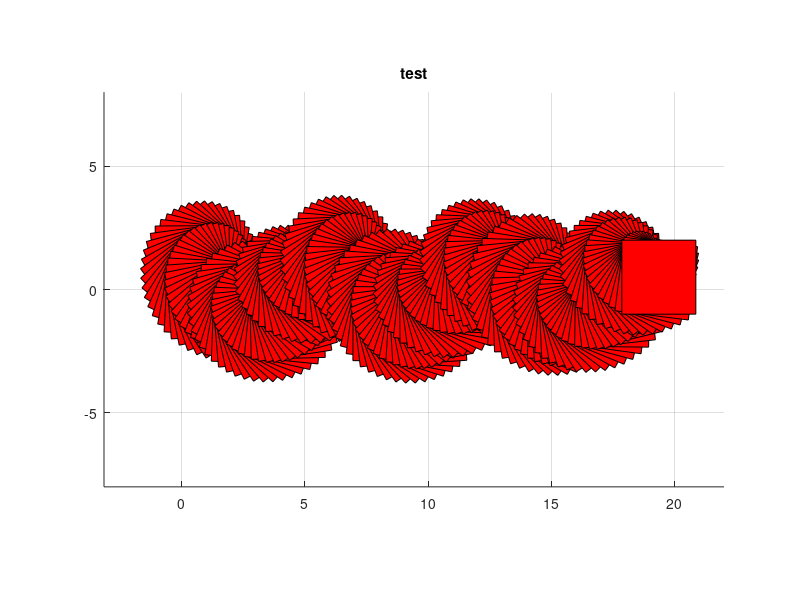

Here is the MATLAB script that generated this plot:
% do not modify the function line below
function [v, square] = problem2 

% coordinates of square under one variable
square = [[3.5 6.5 6.5 3.5 3.5];[3.5 3.5 6.5 6.5 3.5]];

% generate animation window
figure
xmin = -pi;
xmax = 7*pi;
ymin = -8;
ymax = 8;
axis equal
axis([xmin xmax ymin ymax])
grid on
hold on
title('test')

%setting your trajectory
t = linspace(0,6*pi,500); % independent variable of your function
trajectory = cos(t); % represents y in y = cos(t)
rotation = linspace(0, 3600 ,500) * pi/180;

plot(t,trajectory,':')
    for i = 1:length(t)
        
         rotationMatrix = [cos(rotation(i)) -sin(rotation(i))
                            sin(rotation(i)) cos(rotation(i))];
         
         newSquare = [[square(1,:) - 4.5];[square(2,:) - 5.5]];
         newSquare = rotationMatrix *newSquare;
         
         h = fill( newSquare(1,:) + t(i),newSquare(2,:) + trajectory(i) ,'r'); 
         % do not change below 2 lines, should follow your fill command
         v.x(i,:)=get(h,'xdata')';
         v.y(i,:)=get(h,'ydata')';
         
   
        % add anything below
    end
end